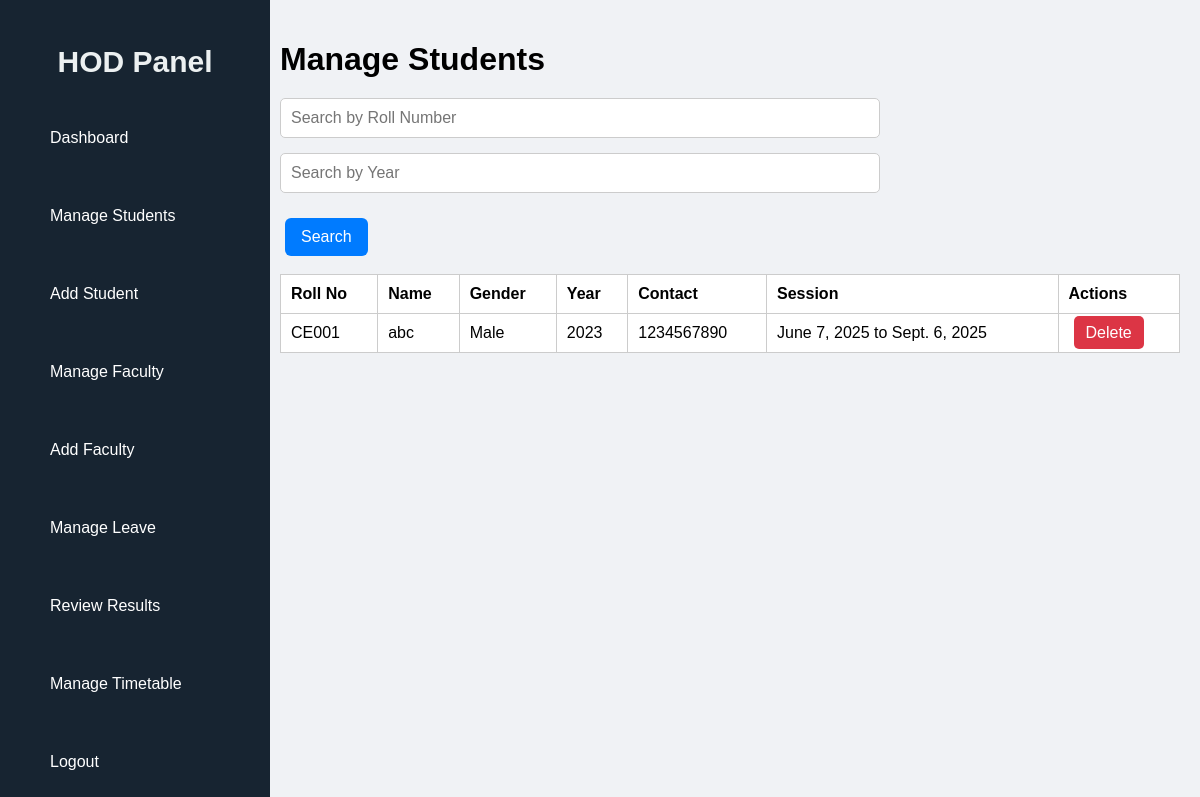
/hod/manage-student/ (signed in), run on an earlier commit of the app's database.
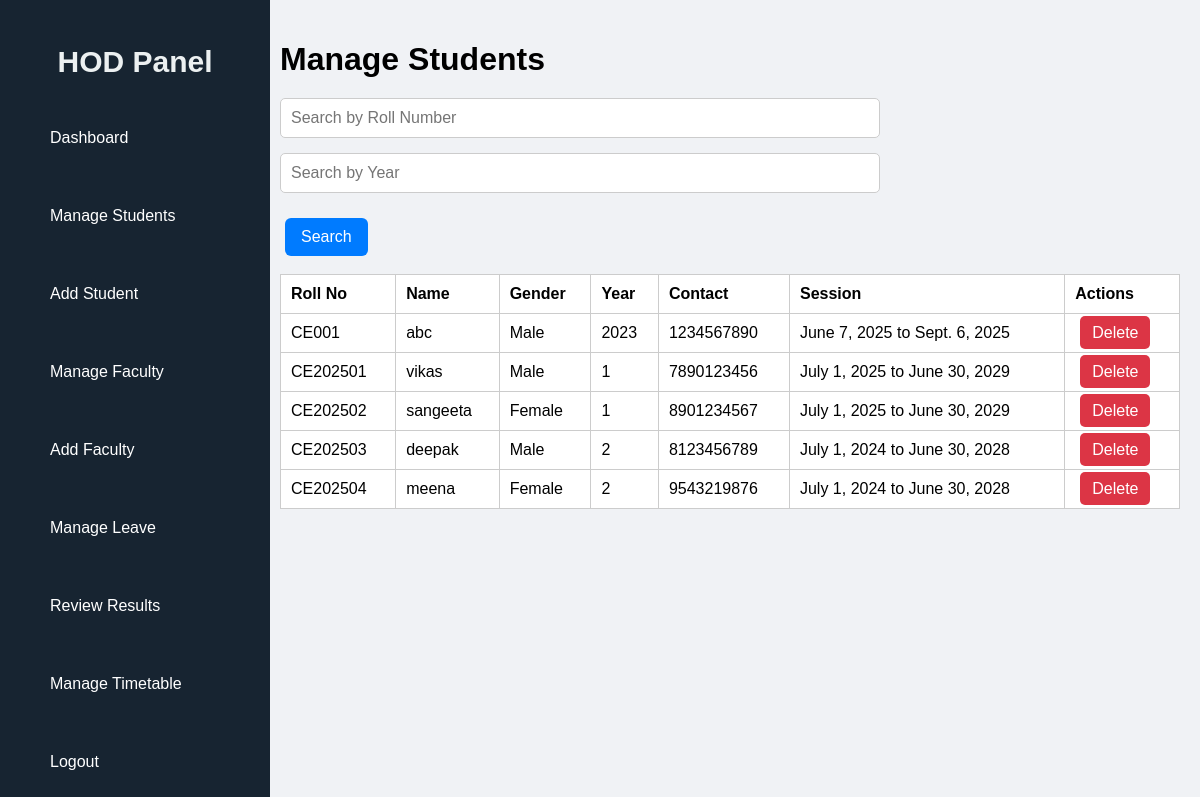
And on a later commit of the database.
### CMS/models.py (models this page shows, shortened)
class Student(models.Model):
    GENDER_CHOICES = (
        ('Male', 'Male'),
        ('Female', 'Female'),
        ('Other', 'Other'),
    )
    SEMESTER_CHOICES = (
        ('Semester 1', 'Semester 1'),
        ('Semester 2', 'Semester 2'),
        ('Semester 3', 'Semester 3'),
        ('Semester 4', 'Semester 4'),
        ('Semester 5', 'Semester 5'),
        ('Semester 6', 'Semester 6'),
        ('Semester 7', 'Semester 7'),
        ('Semester 8', 'Semester 8'),
    )
    user = models.OneToOneField(CustomUser, on_delete=models.CASCADE)
    roll_number = models.CharField(max_length=20, unique=True)
    department = models.ForeignKey(Department, on_delete=models.CASCADE)
    year = models.IntegerField()
    semester = models.CharField(max_length=10)
    contact_number = models.CharField(max_length=15,unique=True)
    gender = models.CharField(max_length=10, choices=GENDER_CHOICES)
    address = models.TextField()
    session_start = models.DateField()
    session_end = models.DateField()
    class Meta:
        unique_together = ('roll_number', 'year')

class CustomUser(AbstractUser):
    USER_ROLES = (
        ('student', 'Student'),
        ('faculty', 'Faculty'),
        ('hod', 'HOD'),
    )
    user_type = models.CharField(max_length=10, choices=USER_ROLES, default='student')
    email = models.EmailField(unique=True)
    role = models.CharField(max_length=10, choices=USER_ROLES)

### CMS/views.py (the view)
# urls.py: path('hod/manage-student/', views.manage_student, name='manage_student'),
@login_required
def manage_student(request):
    hod_department = request.user.hod.department
    roll_query = request.GET.get('roll_number', '').strip()
    year_query = request.GET.get('year', '').strip()
    students = Student.objects.filter(department=hod_department)
    if roll_query:
        students = students.filter(roll_number__icontains=roll_query)
    if year_query:
        students = students.filter(year=year_query)
    return render(request, "hod_manage_student.html", {
        "students": students,
        "roll_query": roll_query,
        "year_query": year_query
    })

### CMS/templates/hod_manage_student.html (shortened to what this page needs)
{% load static %}
<!DOCTYPE html>
<html lang="en">
<head>
  <link rel="stylesheet" href="{% static 'css/hod_manage.css' %}">
  <link rel="stylesheet" href="{% static 'css/sidebar.css' %}">
</head>
<body>
  <div class="dashboard-container">
  {% include 'hod_sidebar.html' %}
  <div class="main-content">
  <h1>Manage Students</h1>
<form method="get" action="">
<input type="text" name="roll_number" placeholder="Search by Roll Number" value="{{ roll_query }}"><br>
<input type="text" name="year" placeholder="Search by Year" value="{{ year_query }}">
<button type="submit">Search</button>
  <br>
</form>
  <br>
  <table>
    <thead>
      <tr>
        <th>Roll No</th>
        <th>Name</th>
        <th>Gender</th>
        <th>Year</th>
        <th>Contact</th>
        <th>Session</th>
        <th>Actions</th>
      </tr>
    </thead>
    <tbody>
      {% for student in students %}
        <tr>
          <td>{{ student.roll_number }}</td>
          <td>{{ student.user.username }}</td>
          <td>{{ student.gender }}</td>
          <td>{{ student.year }}</td>
          <td>{{ student.contact_number }}</td>
          <td>{{ student.session_start }} to {{ student.session_end }}</td>
          <td>
            <a href="{% url 'delete_student' student.id %}" class="btn delete" onclick="return confirm('Are you sure you want to delete this student?');">Delete</a>
          </td>
        </tr>
      {% empty %}
        <tr><td colspan="7">No students found.</td></tr>
      {% endfor %}
    </tbody>
  </table>
  <br>
  </div>
</div>
</body>
</html>

### CMS/templates/hod_sidebar.html
<div class="sidebar">
    <h2>HOD Panel</h2>
    <ul>
        <li><a href="{% url 'hod_dashboard' %}">Dashboard</a></li>
        <li><a href="{% url 'manage_student' %}">Manage Students</a></li>
        <li><a href="{% url 'add_student' %}">Add Student</a></li>
        <li><a href="{% url 'manage_faculty' %}">Manage Faculty</a></li>
        <li><a href="{% url 'add_faculty' %}">Add Faculty</a></li>
        <li><a href="{% url 'view_leave' %}">Manage Leave</a></li>
        <li><a href="{% url 'review_result' %}">Review Results</a></li>
        <li><a href="{% url 'make_timetable' %}">Manage Timetable</a></li>
        <li><a href="{% url 'logout' %}">Logout</a></li>
    </ul>
</div>

### CMS/static/css/hod_manage.css (style rules this page uses)
body { margin: 0; font-family: 'Segoe UI', Tahoma, Geneva, Verdana, sans-serif; background-color: #f4f6f9; }
.main-content { margin-left: 260px; padding: 20px; flex-grow: 1; overflow-y: auto; }
h1 { margin-bottom: 20px; }
input[type="text"] { padding: 8px; width: 250px; border-radius: 5px; border: 1px solid #ccc; }
button, .btn { padding: 8px 12px; background-color: #007bff; color: white; border: none; border-radius: 5px; text-decoration: none; margin-left: 5px; cursor: pointer; }
.btn.delete { background-color: #dc3545; }
table { width: 100%; border-collapse: collapse; background-color: white; }
table th, table td { padding: 10px; border: 1px solid #ccc; text-align: left; }
form { max-width: 600px; margin-top: 20px; }
form input[type="text"], form input[type="number"], form input[type="date"], form input[type="email"], form input[type="password"], form select, form textarea { width: 100%; padding: 10px; border: 1px solid #ccc; border-radius: 5px; font-size: 16px; box-sizing: border-box; margin-bottom: 15px; }
form button[type="submit"], form .btn { padding: 10px 16px; font-size: 16px; background-color: #007bff; color: white; border: none; border-radius: 6px; cursor: pointer; margin-top: 10px; text-decoration: none; display: inline-block; }

### CMS/static/css/sidebar.css (style rules this page uses)
body { margin: 0; font-family: Arial, sans-serif; background-color: #f0f2f5; }
.dashboard-container { display: flex; height: 100vh; }
.main-content { margin-left: 260px; padding: 20px; flex-grow: 1; overflow-y: auto; }
.sidebar { width: 250px; background-color: #172431; color: white; justify-content: space-between; padding: 20px 10px; position: fixed; height: 100%; }
.sidebar h2 { text-align: center; margin-bottom: 20px; font-size: 30px; color: #ecf0f1; }
.sidebar ul { list-style-type: none; padding: 0; margin: 0; }
.sidebar ul li { padding: 15px 20px; }
.sidebar ul li a { color: white; text-decoration: none; display: block; padding: 15px 20px; border-radius: 8px; transition: background-color 0.3s ease; }

What changed in the data, as far as the page shows it:
added Student: roll_number "CE202501", user.username "vikas", gender "Male", year "1", contact_number "7890123456", session_start "July 1, 2025", session_end "June 30, 2029"
added Student: roll_number "CE202502", user.username "sangeeta", gender "Female", year "1", contact_number "8901234567", session_start "July 1, 2025", session_end "June 30, 2029"
added Student: roll_number "CE202503", user.username "deepak", gender "Male", year "2", contact_number "8123456789", session_start "July 1, 2024", session_end "June 30, 2028"
added Student: roll_number "CE202504", user.username "meena", gender "Female", year "2", contact_number "9543219876", session_start "July 1, 2024", session_end "June 30, 2028"
